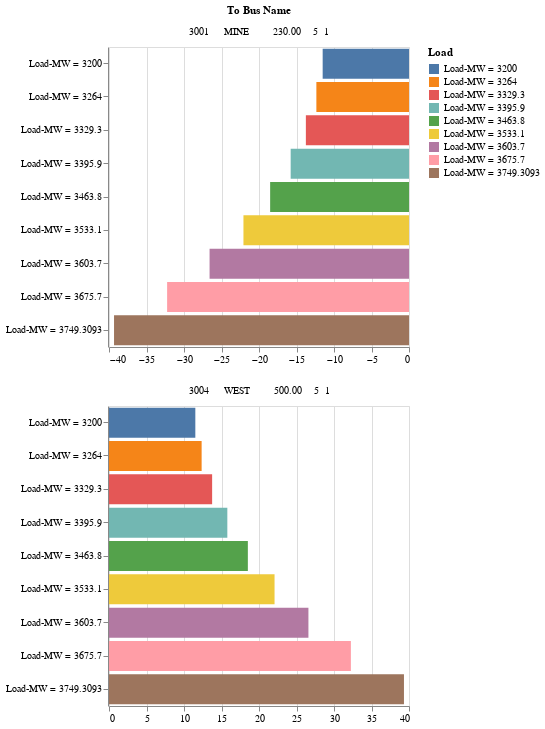

Notebook cell for this chart:
### Markdown cell above
For example the MVAR flow from the bus '3002     E. MINE     500.00' is plotted using the function as shown below. Hover over the bar charts to get the flow value

### Code cell
display_MVAR_from_bus(data_analysis,'3002     E. MINE     500.00')

### Figure 1 — Vega-Lite specification as saved in the notebook (floating-point values rounded to 4 significant figures)
{"config": {"view": {"continuousWidth": 300, "continuousHeight": 300}}, "data": {"name": "data-bd0e7aea157c67f58e398f316d393f73"}, "facet": {"field": "To Bus Name", "type": "nominal"}, "spec": {"mark": {"type": "bar"}, "encoding": {"color": {"field": "Load", "type": "nominal"}, "tooltip": [{"field": "Bus Name", "type": "nominal"}, {"field": "To Bus Name", "type": "nominal"}, {"field": "MVAR", "type": "quantitative"}], "x": {"field": "MVAR", "title": "", "type": "quantitative"}, "y": {"field": "Load", "title": "", "type": "nominal"}}, "height": 300, "title": "3002     E. MINE     500.00", "width": 300}, "columns": 1, "resolve": {"scale": {"x": "independent"}}, "$schema": "https://vega.github.io/schema/vega-lite/v5.20.1.json", "datasets": {"data-bd0e7aea157c67f58e398f316d393f73": [{"Bus Name": "3002     E. MINE     500.00", "Area Number": 0, "Zone Number": 0, "Volt (PU)": 0.0, "Volt (KV)": 0.0, "Angle (Deg)": 0.0, "Gen MW": 0.0, "Gen MVAR": 0.0, "Load MW": 0.0, "Load MVAR": 0.0, "Shunt MW": 0.0, "Shunt MVAR": 0.0, "To Bus Name": "3001     MINE        230.00    5  1", "MW": -55.98, "MVAR": -11.51, "Transformer Ratio": "1.000UN", "Transformer Angle (Deg)": 0.0, "Percent": 7, "Rating": 800.0, "Load Flow Case": "Load-MW = 3200, Gen-MW = 3258.64, Reactors-Mvar = 600, Capacitors-Mvar = 950, Load-Mvar = 1950", "Load": "Load-MW = 3200"}, {"Bus Name": "3002     E. MINE     500.00", "Area Number": 0, "Zone Number": 0, "Volt (PU)": 0.0, "Volt (KV)": 0.0, "Angle (Deg)": 0.0, "Gen MW": 0.0, "Gen MVAR": 0.0, "Load MW": 0.0, "Load MVAR": 0.0, "Shunt MW": 0.0, "Shunt MVAR": 0.0, "To Bus Name": "3004     WEST        500.00    5  1", "MW": 55.98, "MVAR": 11.51, "Transformer Ratio": null, "Transformer Angle (Deg)": 0.0, "Percent": 0, "Rating": null, "Load Flow Case": "Load-MW = 3200, Gen-MW = 3258.64, Reactors-Mvar = 600, Capacitors-Mvar = 950, Load-Mvar = 1950", "Load": "Load-MW = 3200"}, {"Bus Name": "3002     E. MINE     500.00", "Area Number": 0, "Zone Number": 0, "Volt (PU)": 0.0, "Volt (KV)": 0.0, "Angle (Deg)": 0.0, "Gen MW": 0.0, "Gen MVAR": 0.0, "Load MW": 0.0, "Load MVAR": 0.0, "Shunt MW": 0.0, "Shunt MVAR": 0.0, "To Bus Name": "3001     MINE        230.00    5  1", "MW": -78.42, "MVAR": -12.35, "Transformer Ratio": "1.000UN", "Transformer Angle (Deg)": 0.0, "Percent": 10, "Rating": 800.0, "Load Flow Case": "Load-MW = 3264, Gen-MW = 3324.8, Reactors-Mvar = 600, Capacitors-Mvar = 950, Load-Mvar = 1950", "Load": "Load-MW = 3264"}, {"Bus Name": "3002     E. MINE     500.00", "Area Number": 0, "Zone Number": 0, "Volt (PU)": 0.0, "Volt (KV)": 0.0, "Angle (Deg)": 0.0, "Gen MW": 0.0, "Gen MVAR": 0.0, "Load MW": 0.0, "Load MVAR": 0.0, "Shunt MW": 0.0, "Shunt MVAR": 0.0, "To Bus Name": "3004     WEST        500.00    5  1", "MW": 78.42, "MVAR": 12.35, "Transformer Ratio": null, "Transformer Angle (Deg)": 0.0, "Percent": 0, "Rating": null, "Load Flow Case": "Load-MW = 3264, Gen-MW = 3324.8, Reactors-Mvar = 600, Capacitors-Mvar = 950, Load-Mvar = 1950", "Load": "Load-MW = 3264"}, {"Bus Name": "3002     E. MINE     500.00", "Area Number": 0, "Zone Number": 0, "Volt (PU)": 0.0, "Volt (KV)": 0.0, "Angle (Deg)": 0.0, "Gen MW": 0.0, "Gen MVAR": 0.0, "Load MW": 0.0, "Load MVAR": 0.0, "Shunt MW": 0.0, "Shunt MVAR": 0.0, "To Bus Name": "3001     MINE        230.00    5  1", "MW": -101.5, "MVAR": -13.75, "Transformer Ratio": "1.000UN", "Transformer Angle (Deg)": 0.0, "Percent": 13, "Rating": 800.0, "Load Flow Case": "Load-MW = 3329.3, Gen-MW = 3392.7, Reactors-Mvar = 600, Capacitors-Mvar = 950, Load-Mvar = 1950", "Load": "Load-MW = 3329.3"}, {"Bus Name": "3002     E. MINE     500.00", "Area Number": 0, "Zone Number": 0, "Volt (PU)": 0.0, "Volt (KV)": 0.0, "Angle (Deg)": 0.0, "Gen MW": 0.0, "Gen MVAR": 0.0, "Load MW": 0.0, "Load MVAR": 0.0, "Shunt MW": 0.0, "Shunt MVAR": 0.0, "To Bus Name": "3004     WEST        500.00    5  1", "MW": 101.5, "MVAR": 13.75, "Transformer Ratio": null, "Transformer Angle (Deg)": 0.0, "Percent": 0, "Rating": null, "Load Flow Case": "Load-MW = 3329.3, Gen-MW = 3392.7, Reactors-Mvar = 600, Capacitors-Mvar = 950, Load-Mvar = 1950", "Load": "Load-MW = 3329.3"}, {"Bus Name": "3002     E. MINE     500.00", "Area Number": 0, "Zone Number": 0, "Volt (PU)": 0.0, "Volt (KV)": 0.0, "Angle (Deg)": 0.0, "Gen MW": 0.0, "Gen MVAR": 0.0, "Load MW": 0.0, "Load MVAR": 0.0, "Shunt MW": 0.0, "Shunt MVAR": 0.0, "To Bus Name": "3001     MINE        230.00    5  1", "MW": -125.2, "MVAR": -15.78, "Transformer Ratio": "1.000UN", "Transformer Angle (Deg)": 0.0, "Percent": 16, "Rating": 800.0, "Load Flow Case": "Load-MW = 3395.9, Gen-MW = 3462.4, Reactors-Mvar = 600, Capacitors-Mvar = 950, Load-Mvar = 1950", "Load": "Load-MW = 3395.9"}, {"Bus Name": "3002     E. MINE     500.00", "Area Number": 0, "Zone Number": 0, "Volt (PU)": 0.0, "Volt (KV)": 0.0, "Angle (Deg)": 0.0, "Gen MW": 0.0, "Gen MVAR": 0.0, "Load MW": 0.0, "Load MVAR": 0.0, "Shunt MW": 0.0, "Shunt MVAR": 0.0, "To Bus Name": "3004     WEST        500.00    5  1", "MW": 125.2, "MVAR": 15.78, "Transformer Ratio": null, "Transformer Angle (Deg)": 0.0, "Percent": 0, "Rating": null, "Load Flow Case": "Load-MW = 3395.9, Gen-MW = 3462.4, Reactors-Mvar = 600, Capacitors-Mvar = 950, Load-Mvar = 1950", "Load": "Load-MW = 3395.9"}, {"Bus Name": "3002     E. MINE     500.00", "Area Number": 0, "Zone Number": 0, "Volt (PU)": 0.0, "Volt (KV)": 0.0, "Angle (Deg)": 0.0, "Gen MW": 0.0, "Gen MVAR": 0.0, "Load MW": 0.0, "Load MVAR": 0.0, "Shunt MW": 0.0, "Shunt MVAR": 0.0, "To Bus Name": "3001     MINE        230.00    5  1", "MW": -149.6, "MVAR": -18.51, "Transformer Ratio": "1.000UN", "Transformer Angle (Deg)": 0.0, "Percent": 19, "Rating": 800.0, "Load Flow Case": "Load-MW = 3463.8, Gen-MW = 3534.1, Reactors-Mvar = 600, Capacitors-Mvar = 950, Load-Mvar = 1950", "Load": "Load-MW = 3463.8"}, {"Bus Name": "3002     E. MINE     500.00", "Area Number": 0, "Zone Number": 0, "Volt (PU)": 0.0, "Volt (KV)": 0.0, "Angle (Deg)": 0.0, "Gen MW": 0.0, "Gen MVAR": 0.0, "Load MW": 0.0, "Load MVAR": 0.0, "Shunt MW": 0.0, "Shunt MVAR": 0.0, "To Bus Name": "3004     WEST        500.00    5  1", "MW": 149.6, "MVAR": 18.51, "Transformer Ratio": null, "Transformer Angle (Deg)": 0.0, "Percent": 0, "Rating": null, "Load Flow Case": "Load-MW = 3463.8, Gen-MW = 3534.1, Reactors-Mvar = 600, Capacitors-Mvar = 950, Load-Mvar = 1950", "Load": "Load-MW = 3463.8"}, {"Bus Name": "3002     E. MINE     500.00", "Area Number": 0, "Zone Number": 0, "Volt (PU)": 0.0, "Volt (KV)": 0.0, "Angle (Deg)": 0.0, "Gen MW": 0.0, "Gen MVAR": 0.0, "Load MW": 0.0, "Load MVAR": 0.0, "Shunt MW": 0.0, "Shunt MVAR": 0.0, "To Bus Name": "3001     MINE        230.00    5  1", "MW": -174.7, "MVAR": -22.07, "Transformer Ratio": "1.000UN", "Transformer Angle (Deg)": 0.0, "Percent": 22, "Rating": 800.0, "Load Flow Case": "Load-MW = 3533.1, Gen-MW = 3607.9, Reactors-Mvar = 600, Capacitors-Mvar = 950, Load-Mvar = 1950", "Load": "Load-MW = 3533.1"}, {"Bus Name": "3002     E. MINE     500.00", "Area Number": 0, "Zone Number": 0, "Volt (PU)": 0.0, "Volt (KV)": 0.0, "Angle (Deg)": 0.0, "Gen MW": 0.0, "Gen MVAR": 0.0, "Load MW": 0.0, "Load MVAR": 0.0, "Shunt MW": 0.0, "Shunt MVAR": 0.0, "To Bus Name": "3004     WEST        500.00    5  1", "MW": 174.7, "MVAR": 22.07, "Transformer Ratio": null, "Transformer Angle (Deg)": 0.0, "Percent": 0, "Rating": null, "Load Flow Case": "Load-MW = 3533.1, Gen-MW = 3607.9, Reactors-Mvar = 600, Capacitors-Mvar = 950, Load-Mvar = 1950", "Load": "Load-MW = 3533.1"}, {"Bus Name": "3002     E. MINE     500.00", "Area Number": 0, "Zone Number": 0, "Volt (PU)": 0.0, "Volt (KV)": 0.0, "Angle (Deg)": 0.0, "Gen MW": 0.0, "Gen MVAR": 0.0, "Load MW": 0.0, "Load MVAR": 0.0, "Shunt MW": 0.0, "Shunt MVAR": 0.0, "To Bus Name": "3001     MINE        230.00    5  1", "MW": -200.6, "MVAR": -26.59, "Transformer Ratio": "1.000UN", "Transformer Angle (Deg)": 0.0, "Percent": 25, "Rating": 800.0, "Load Flow Case": "Load-MW = 3603.7, Gen-MW = 3684.0, Reactors-Mvar = 600, Capacitors-Mvar = 950, Load-Mvar = 1950", "Load": "Load-MW = 3603.7"}, {"Bus Name": "3002     E. MINE     500.00", "Area Number": 0, "Zone Number": 0, "Volt (PU)": 0.0, "Volt (KV)": 0.0, "Angle (Deg)": 0.0, "Gen MW": 0.0, "Gen MVAR": 0.0, "Load MW": 0.0, "Load MVAR": 0.0, "Shunt MW": 0.0, "Shunt MVAR": 0.0, "To Bus Name": "3004     WEST        500.00    5  1", "MW": 200.6, "MVAR": 26.59, "Transformer Ratio": null, "Transformer Angle (Deg)": 0.0, "Percent": 0, "Rating": null, "Load Flow Case": "Load-MW = 3603.7, Gen-MW = 3684.0, Reactors-Mvar = 600, Capacitors-Mvar = 950, Load-Mvar = 1950", "Load": "Load-MW = 3603.7"}, {"Bus Name": "3002     E. MINE     500.00", "Area Number": 0, "Zone Number": 0, "Volt (PU)": 0.0, "Volt (KV)": 0.0, "Angle (Deg)": 0.0, "Gen MW": 0.0, "Gen MVAR": 0.0, "Load MW": 0.0, "Load MVAR": 0.0, "Shunt MW": 0.0, "Shunt MVAR": 0.0, "To Bus Name": "3001     MINE        230.00    5  1", "MW": -227.5, "MVAR": -32.25, "Transformer Ratio": "1.000UN", "Transformer Angle (Deg)": 0.0, "Percent": 29, "Rating": 800.0, "Load Flow Case": "Load-MW = 3675.7, Gen-MW = 3762.5, Reactors-Mvar = 600, Capacitors-Mvar = 950, Load-Mvar = 1950", "Load": "Load-MW = 3675.7"}, {"Bus Name": "3002     E. MINE     500.00", "Area Number": 0, "Zone Number": 0, "Volt (PU)": 0.0, "Volt (KV)": 0.0, "Angle (Deg)": 0.0, "Gen MW": 0.0, "Gen MVAR": 0.0, "Load MW": 0.0, "Load MVAR": 0.0, "Shunt MW": 0.0, "Shunt MVAR": 0.0, "To Bus Name": "3004     WEST        500.00    5  1", "MW": 227.5, "MVAR": 32.25, "Transformer Ratio": null, "Transformer Angle (Deg)": 0.0, "Percent": 0, "Rating": null, "Load Flow Case": "Load-MW = 3675.7, Gen-MW = 3762.5, Reactors-Mvar = 600, Capacitors-Mvar = 950, Load-Mvar = 1950", "Load": "Load-MW = 3675.7"}, {"Bus Name": "3002     E. MINE     500.00", "Area Number": 0, "Zone Number": 0, "Volt (PU)": 0.0, "Volt (KV)": 0.0, "Angle (Deg)": 0.0, "Gen MW": 0.0, "Gen MVAR": 0.0, "Load MW": 0.0, "Load MVAR": 0.0, "Shunt MW": 0.0, "Shunt MVAR": 0.0, "To Bus Name": "3001     MINE        230.00    5  1", "MW": -255.3, "MVAR": -39.33, "Transformer Ratio": "1.000UN", "Transformer Angle (Deg)": 0.0, "Percent": 32, "Rating": 800.0, "Load Flow Case": "Load-MW = 3749.3093, Gen-MW = 3843.7, Reactors-Mvar = 600, Capacitors-Mvar = 950, Load-Mvar = 1950", "Load": "Load-MW = 3749.3093"}, {"Bus Name": "3002     E. MINE     500.00", "Area Number": 0, "Zone Number": 0, "Volt (PU)": 0.0, "Volt (KV)": 0.0, "Angle (Deg)": 0.0, "Gen MW": 0.0, "Gen MVAR": 0.0, "Load MW": 0.0, "Load MVAR": 0.0, "Shunt MW": 0.0, "Shunt MVAR": 0.0, "To Bus Name": "3004     WEST        500.00    5  1", "MW": 255.3, "MVAR": 39.33, "Transformer Ratio": null, "Transformer Angle (Deg)": 0.0, "Percent": 0, "Rating": null, "Load Flow Case": "Load-MW = 3749.3093, Gen-MW = 3843.7, Reactors-Mvar = 600, Capacitors-Mvar = 950, Load-Mvar = 1950", "Load": "Load-MW = 3749.3093"}]}}
